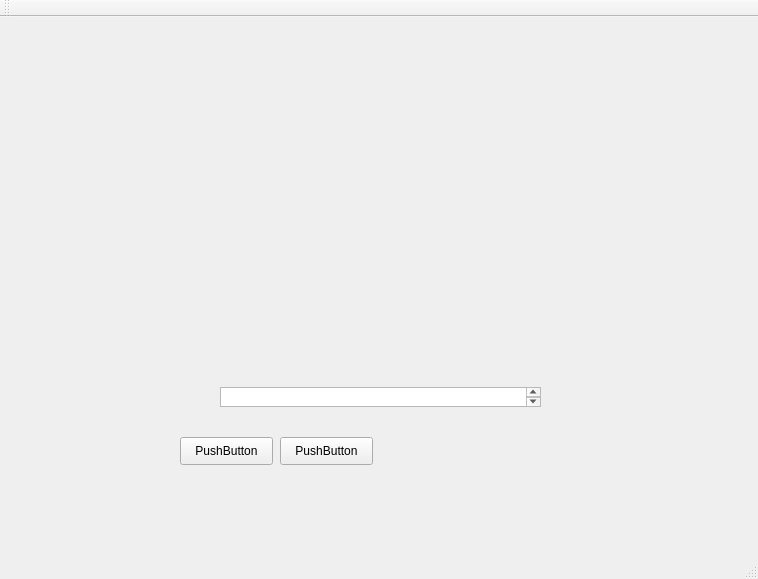
<?xml version="1.0" encoding="UTF-8"?>
<ui version="4.0">
 <class>MiniAlphaGoUi</class>
 <widget class="QMainWindow" name="MiniAlphaGoUi">
  <property name="geometry">
   <rect>
    <x>0</x>
    <y>0</y>
    <width>758</width>
    <height>579</height>
   </rect>
  </property>
  <property name="windowTitle">
   <string>MiniAlphaGoUi</string>
  </property>
  <widget class="QWidget" name="centralWidget">
   <widget class="QPushButton" name="pushButton">
    <property name="geometry">
     <rect>
      <x>180</x>
      <y>420</y>
      <width>93</width>
      <height>28</height>
     </rect>
    </property>
    <property name="text">
     <string>PushButton</string>
    </property>
   </widget>
   <widget class="QPushButton" name="pushButton_2">
    <property name="geometry">
     <rect>
      <x>280</x>
      <y>420</y>
      <width>93</width>
      <height>28</height>
     </rect>
    </property>
    <property name="text">
     <string>PushButton</string>
    </property>
   </widget>
   <widget class="QTextBrowser" name="textBrowser">
    <property name="geometry">
     <rect>
      <x>220</x>
      <y>370</y>
      <width>321</width>
      <height>20</height>
     </rect>
    </property>
   </widget>
  </widget>
  <widget class="QMenuBar" name="menuBar">
   <property name="geometry">
    <rect>
     <x>0</x>
     <y>0</y>
     <width>758</width>
     <height>26</height>
    </rect>
   </property>
  </widget>
  <widget class="QToolBar" name="mainToolBar">
   <attribute name="toolBarArea">
    <enum>TopToolBarArea</enum>
   </attribute>
   <attribute name="toolBarBreak">
    <bool>false</bool>
   </attribute>
  </widget>
  <widget class="QStatusBar" name="statusBar"/>
 </widget>
 <layoutdefault spacing="6" margin="11"/>
 <resources/>
 <connections/>
</ui>
